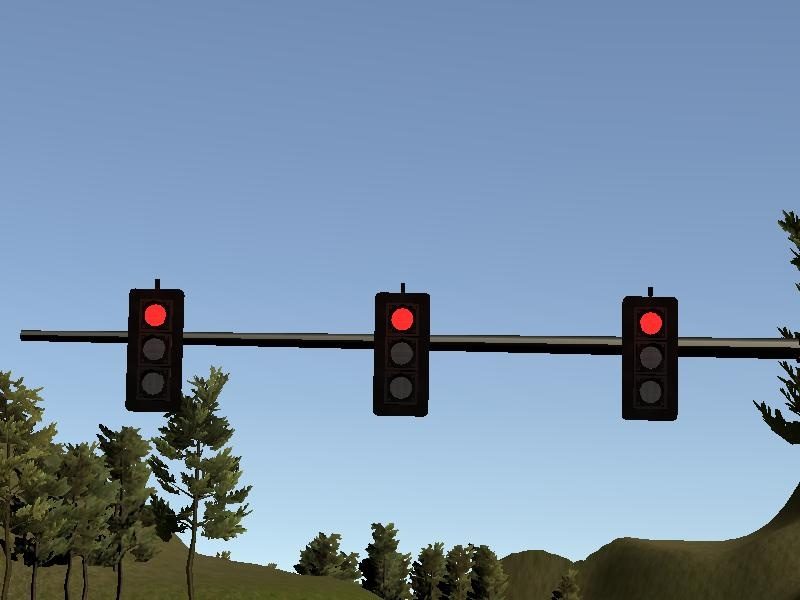
#> input picture method2/image/TrafficLight_Img.jpg, 800 x 600 px
$ jupyter execute redTest.ipynb
#> lines starting #> are read from the running program, lines starting #| are printed output that depends on the picture; after the words box and inside, x2 and y2 are one past the last pixel; in counts of white or black regions, pixels touching at a corner belong together; long printed decimals are rounded
[cell 1]
import cv2
import numpy as np
import matplotlib.pyplot as plt
import matplotlib.image as mpimg

# investigating OpenCV method used by team Stanley2.0

def red_filter(img):
    r = img[:,:,0]
    g = img[:,:,1]
    out = np.zeros_like(r)
    out[(r > 200) & (g <= 50)] = 1
    return out

img = cv2.imread("../image/TrafficLight_Img.jpg")
#> img is the input picture: shape (600, 800, 3); mean B, G, R 166.9, 143.2, 120.7
img = cv2.cvtColor(img, cv2.COLOR_BGR2RGB)

imgplot = plt.imshow(img, cmap='gray', vmin=0, vmax=255)
plt.show()

mask = red_filter(img)
#> in red_filter, `r = img[:,:,0]`:
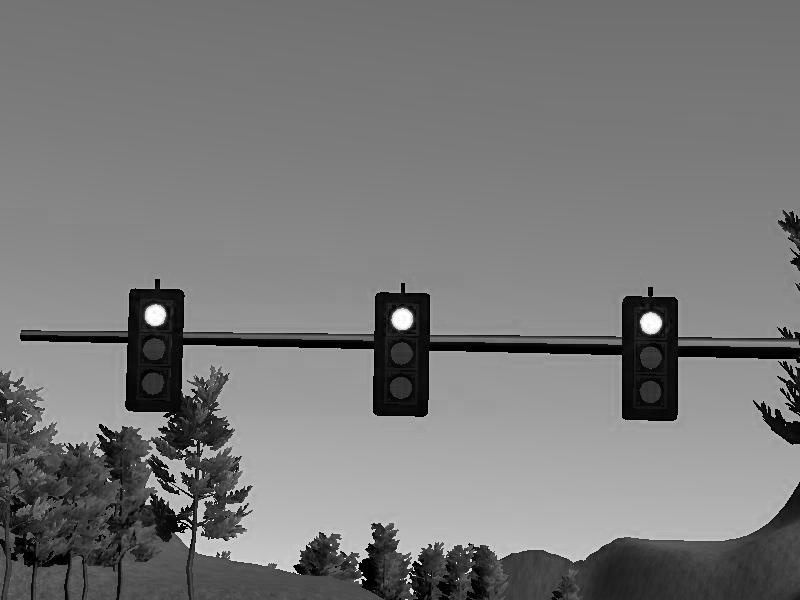
#> r: shape (600, 800); min 0, max 255, mean 120.7
#> in red_filter, `g = img[:,:,1]`:
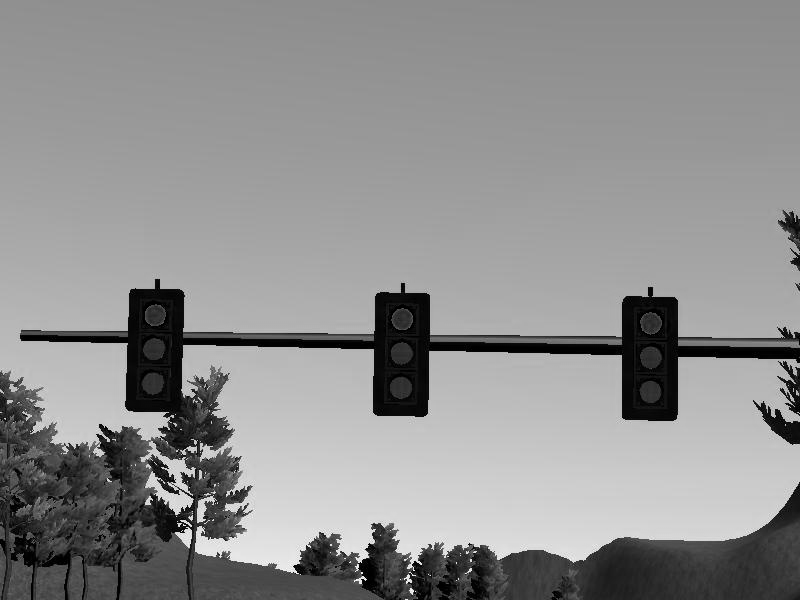
#> g: shape (600, 800); min 0, max 255, mean 143.2
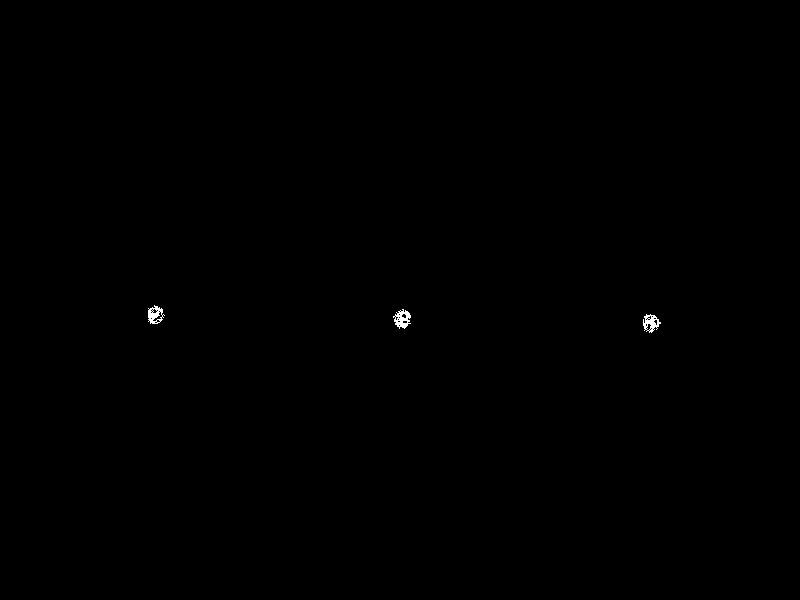
#> mask: shape (600, 800); values 0 (black) and 1 (white), 0.12% white; 3 white regions, box (x1, y1, x2, y2) and area: (393, 309, 411, 329) 200, (643, 314, 661, 333) 182, (148, 305, 165, 324) 176
imgplot = plt.imshow(mask, cmap='gray', vmin=0, vmax=1)
plt.show()

red_count = np.sum(mask)
#> red_count = 558
if red_count > 10:
    print("red count: ",red_count)
#| red count:  558
    red_pos = np.where(mask==1)
#> red_pos = 558 positions, rows 305 to 332, columns 148 to 660
    red_x = np.mean(red_pos[0])
#> red_x = 318.6
    print(red_x)
#| 318.593
    if red_x < 260 and red_x > 120:
        print(int(35-(red_x-200)/40))
    else:
        print("unknown")

$ run again, with method2/image/test_web_1.jpg copied over method2/image/TrafficLight_Img.jpg
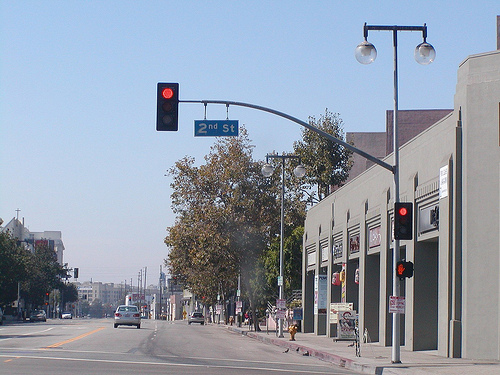
#> input picture method2/image/test_web_1.jpg, 500 x 375 px
#> img is the input picture: shape (375, 500, 3); mean B, G, R 169.3, 155.1, 146.1
#> in red_filter, `r = img[:,:,0]`:
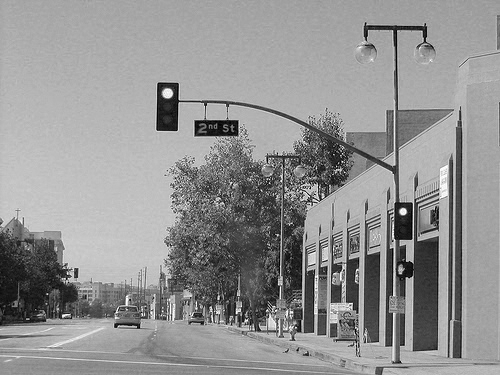
#> r: shape (375, 500); min 0, max 255, mean 146.1
#> in red_filter, `g = img[:,:,1]`:
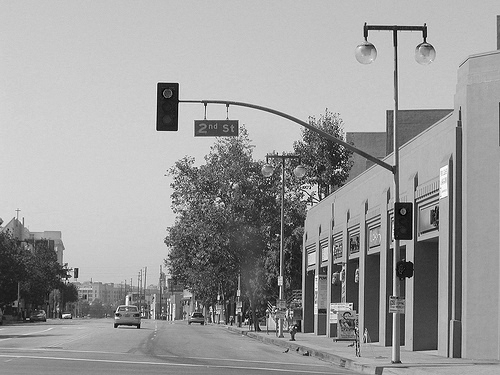
#> g: shape (375, 500); min 0, max 255, mean 155.1
#> mask: shape (375, 500); values 0 (black) and 1 (white), 0.01% white in thin lines or dots, all inside (x1, y1, x2, y2) = (163, 89, 402, 270)
#> red_count = 17
#| red count:  17
#> red_pos = 17 positions, rows 89 to 269, columns 163 to 401
#> red_x = 126.9
#| 126.941
#| 36

$ run again, with method2/image/traffic3.jpg copied over method2/image/TrafficLight_Img.jpg
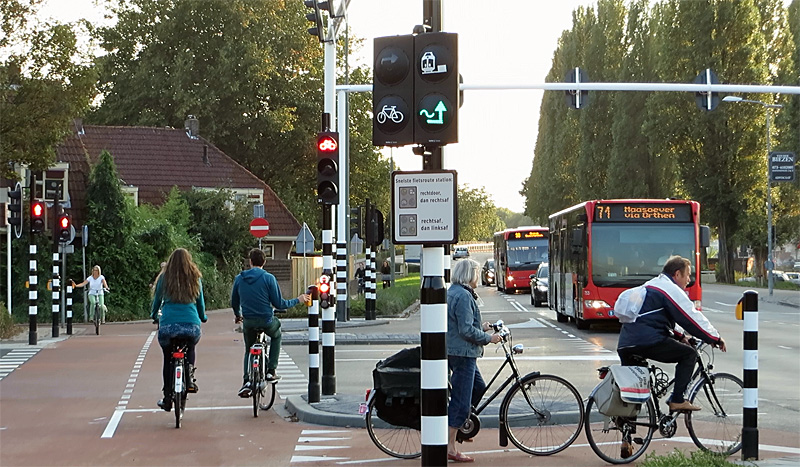
#> input picture method2/image/traffic3.jpg, 800 x 467 px
#> img is the input picture: shape (467, 800, 3); mean B, G, R 102.5, 112.3, 112.6
#> in red_filter, `r = img[:,:,0]`:
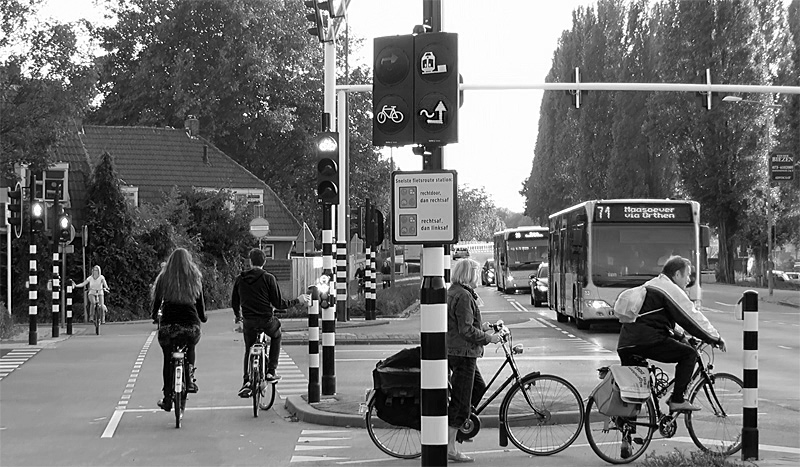
#> r: shape (467, 800); min 0, max 255, mean 112.6
#> in red_filter, `g = img[:,:,1]`:
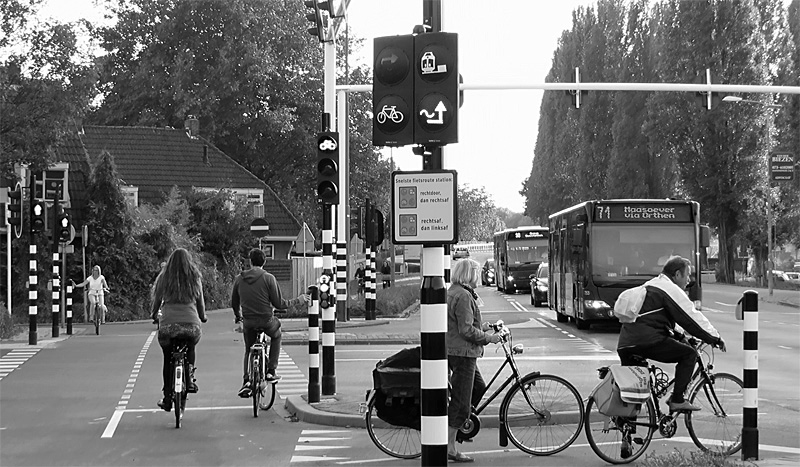
#> g: shape (467, 800); min 0, max 255, mean 112.3
#> mask: shape (467, 800); values 0 (black) and 1 (white), 0.01% white in thin lines or dots, all inside (x1, y1, x2, y2) = (34, 139, 698, 356)
#> red_count = 45
#| red count:  45
#> red_pos = 45 positions, rows 139 to 355, columns 34 to 697
#> red_x = 232.7
#| 232.733
#| 34
